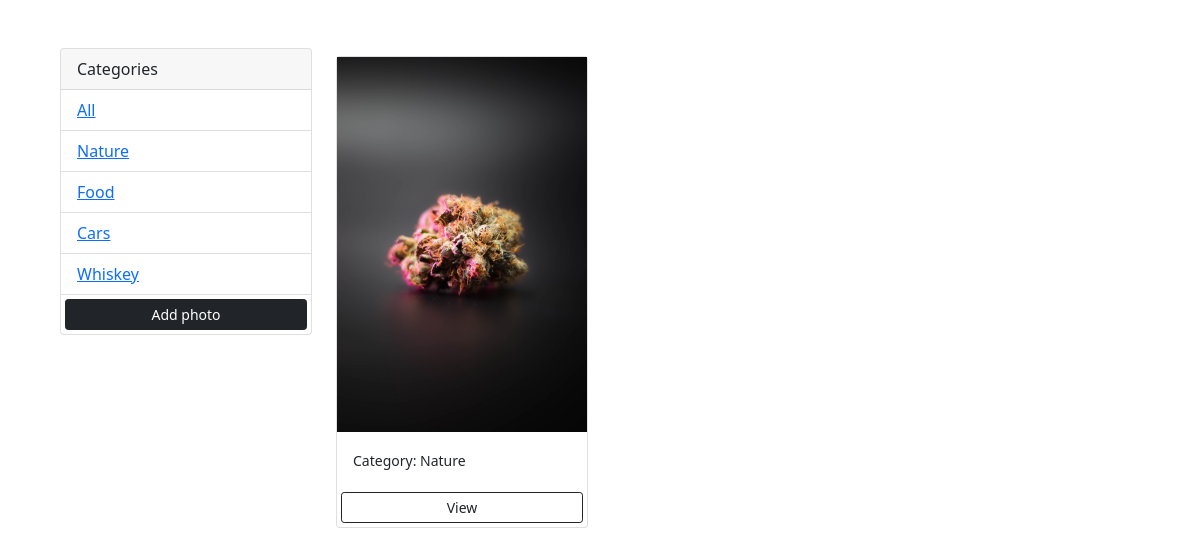
The app's page /, older data.
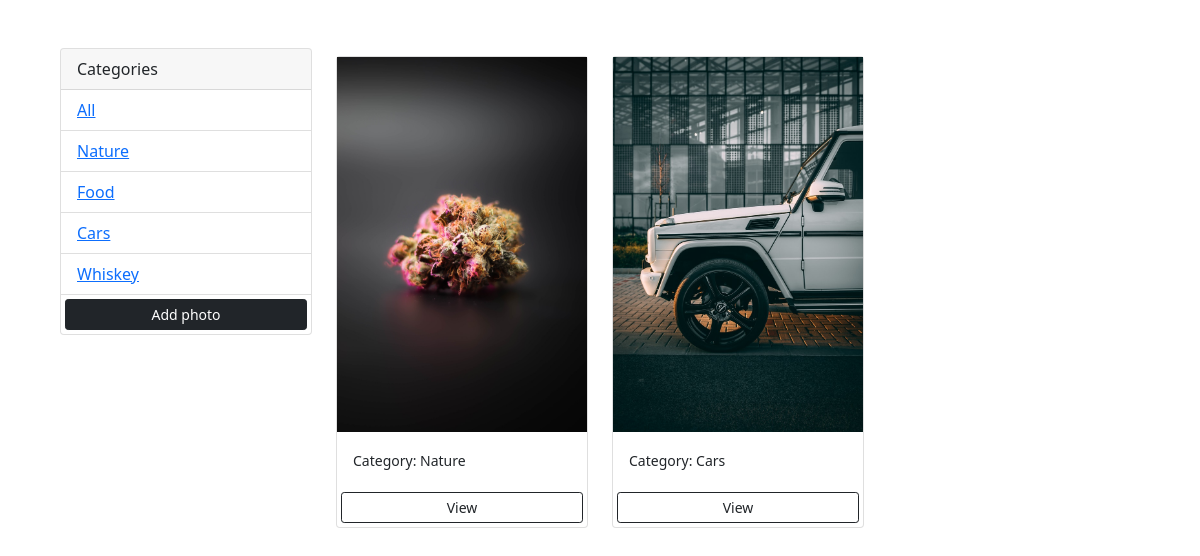
The same page, newer data.
### snaps/models.py (models this page shows, shortened)
class Category(models.Model):
    name = models.CharField(max_length=100, null=False, blank=False)

class Snaps(models.Model):
    category = models.ForeignKey(Category, on_delete=models.SET_NULL, null=True , blank=True)
    image = models.ImageField(null=False, blank=False)
    name = models.TextField()

### snaps/views.py (the view)
# urls.py: path('',views.gallery, name='gallery'),
def gallery(request):
    category = request.GET.get('category')
    if category == None:
     snaps = Snaps.objects.all()
    else:
        snaps = Snaps.objects.filter(category__name=category)
    categories = Category.objects.all()
    context = {'categories' : categories, 'snaps':snaps}
    return render(request,'snaps/gallery.html', context)

### snaps/templates/snaps/gallery.html (shortened to what this page needs)
<!DOCTYPE html>
<html lang="en">
<head>
    <link href="https://cdn.jsdelivr.net/npm/bootstrap@5.1.3/dist/css/bootstrap.min.css" rel="stylesheet">
</head>
<body class="m-5">
    <div class="container">
        <div class="row">
            <div class="col-md-3">
                <div class="card">
                    <div class="card-header">
                        Categories
                    </div>
                    <ul class="list-group list-group-flush">
                        <li class="list-group-item">
                            <a href="{% url 'gallery' %}">All</a>
                        </li>
                        {% for category in categories %}
                        <li class=" list-group-item">
                            <a href="{% url 'gallery' %}?category={{category.name}}">
                                {{category.name}}
                            </a>
                        </li>
                        {% endfor %}
                        <a class="btn btn-dark btn-block btn-sm m-1" href="{% url 'add' %}">Add photo</a>
                    </ul>
                </div>
            </div>
            <div class="col-md-9">
                <div class="row">
                    {% for snap in snaps %}
                    <div class="col-md-4">
                        <div class="card my-2">
                            <img class="image-thumbail" src="{{snap.image.url}}" alt="Card image cap">
                            <div class="card-body">
                                <small>Category: {{snap.category.name}}</small>
                            </div>
                            <a href="{% url 'snap' snap.id %}" class="btn btn-outline-dark btn-sm m-1">View</a>
                        </div>
                    </div>
                    {% empty %}
                    <h3>No photos...</h3>
                    {% endfor %}
                </div>
            </div>
        </div>
    </div>
</body>
</html>

Row changes from the older to the newer data that the page shows:
added Snaps: image (picture), category.name "Cars"
